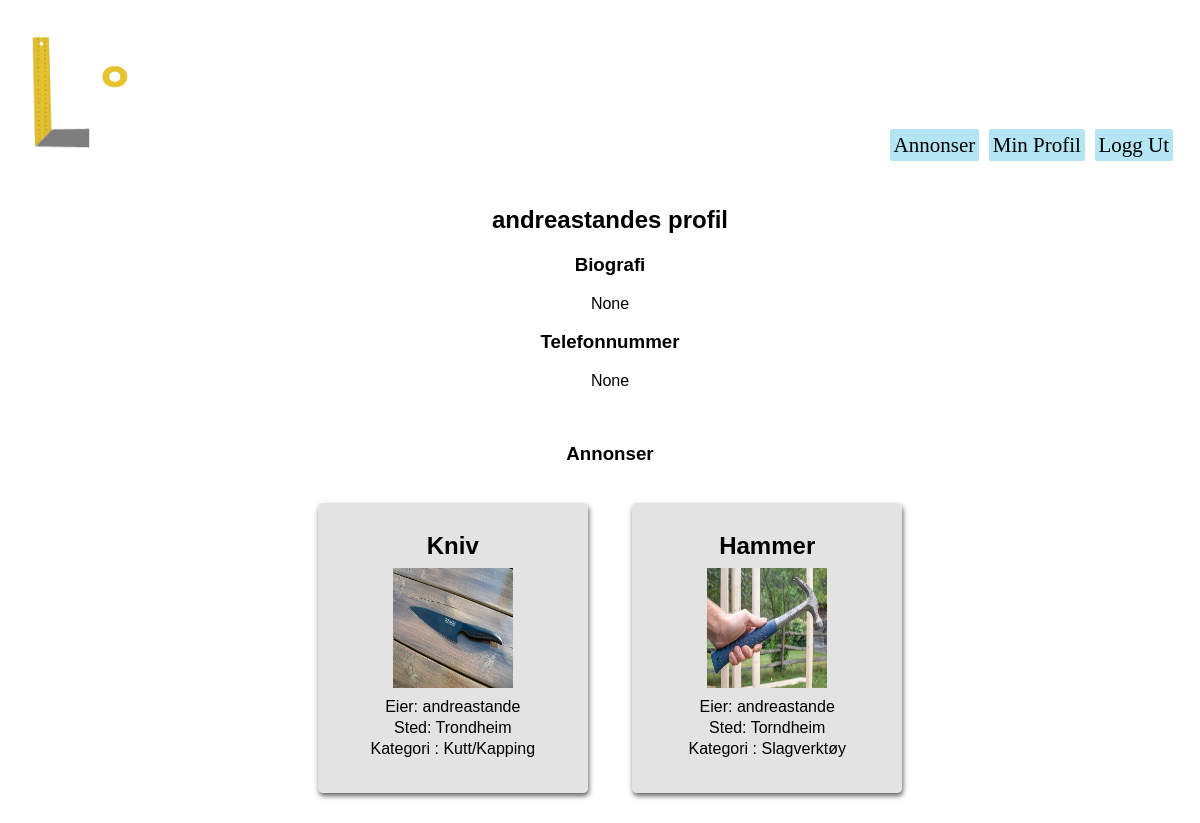
Before: /users/profile/andreastande (signed in) with the older database file.
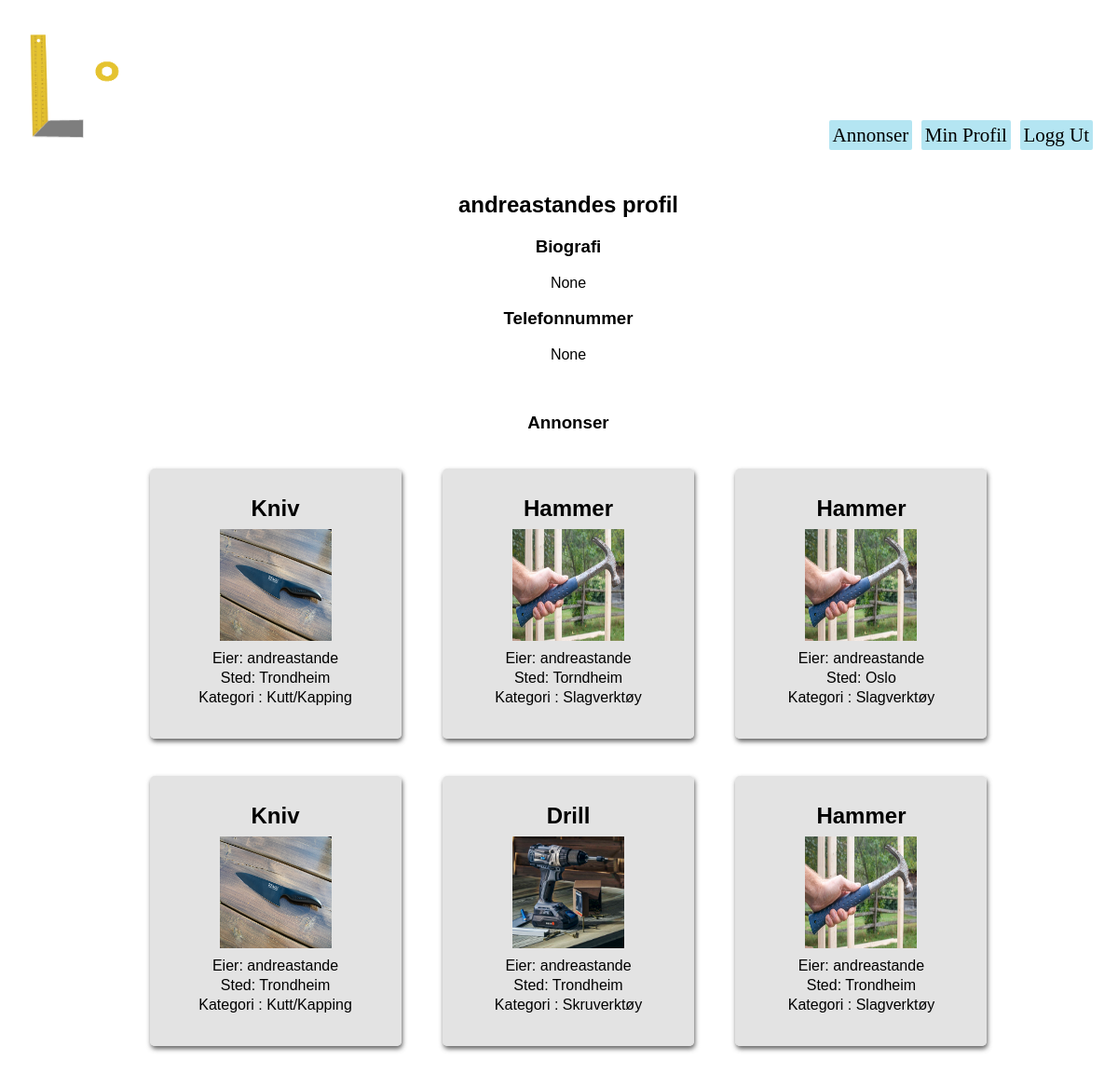
After: the same page with the newer database file.
### users/models.py (models this page shows, shortened)
class Profile(models.Model):
    user = models.OneToOneField(User, on_delete=models.CASCADE)
    bio = models.TextField(verbose_name="Biografi", null=True)
    tlf = models.PositiveIntegerField(verbose_name="Telefonnummer",validators=[MaxValueValidator(9999999999)], null=True)

### homepage/models.py (models this page shows, shortened)
class Listing(models.Model):
    owner = models.ForeignKey(User, verbose_name = 'User', on_delete=models.CASCADE, null=True) #user burde kanskje endres til settings.AUTH_USER_MODEL. må i så fall django.conf import settings
    title = models.CharField(max_length=50, verbose_name="Tittel")
    image = models.ImageField(upload_to='images/', null=True)
    loaned = models.BooleanField(default=False, verbose_name="Utlånt?")
    price = models.PositiveSmallIntegerField(verbose_name='Pris', default=0)
    location = models.CharField(max_length=100, verbose_name="Sted") #burde kanskje være annet enn CharField. Gjør det vanskelig å sortere etter denne attributten
    description = models.TextField(verbose_name="Beskrivelse")
    wantToLoan = models.BooleanField(default=False, verbose_name="Ønskes lånt?")
    SW = 1
    PT = 2
    WD = 3
    CT = 4
    SV = 5
    BO = 6
    OT = 7
    CATEGORY_CHOICES = (
        (SW, 'Saging'),
        (PT, 'Maling'),
        (WD, 'Sveising'),
        (CT, 'Kutt/Kapping'),
        (SV, 'Skruverktøy'),
        (BO, 'Slagverktøy'),
        (OT, 'Annet'),
    )
    category = models.PositiveSmallIntegerField(
        choices = CATEGORY_CHOICES,
        default = OT,
        verbose_name="Kategori",
    )

### users/views.py (the view)
# urls.py: path('profile', views.my_profile, name='my_profile'),
@login_required
def profile(request, userstring):
    requested_user = User.objects.get(username = userstring)
    user_listings = requested_user.listing_set.all()
    user_profile = requested_user.profile
    context = {'user': requested_user, 'listings': user_listings, 'profile': user_profile}
    return render(request, 'users/profile.html', context)

### users/templates/users/profile.html (shortened to what this page needs)
{% extends "users/base.html" %}
{% block content %}
    <div>
        <h2>{{user.username}}s profil</h2>
        <div>
            <h3>Biografi</h3>
            <p>
                {{profile.bio}}
            </p>
            <h3>Telefonnummer</h3>
            <p>
                {{profile.tlf}}
            </p>
            </div>
        <br>
        <div>
            <h3>Annonser</h3>
            {% for listing in listings %}
            <div class="listingDIV">
                <a href="{% url 'homepage:listing' listing_id=listing.id %}" class="listingLink">invisible link!</a>
                <div class="listingContent">
                    <h2>{{listing.title}}</h2>
                    <div class="listingImg">
                        <img src="{{listing.image.url}} " width="120px" height="120px" />
                    </div>
                    <p>Eier: {{listing.owner}}</p>
                    <p>Sted: {{listing.location}}</p>
                    <p>Kategori : {{listing.get_category_display}}</p>
                    <br>
                </div>
            </div>
            {% endfor %}
        </div>
    </div>
{% endblock content %}

### users/templates/users/base.html (shortened to what this page needs)
{% load static %}
<!DOCTYPE html>
<html lang="nb">
  <head>
    <link rel="stylesheet" href="{% static 'stylish.css'%}?{% now "U" %}">
  </head>
  <header> <div class="topbar">
    <div class="topbarBoxImg">
      <a href="{% url 'homepage:listing_overview' 'utlån' %}" class="Logo">
        <img src="{% static 'img/logo.png' %}" alt="En nydelig logo" class="logoIMG">
      </a>
    </div>
    <div class="topbarBox">
        <a href="{% url 'homepage:listing_overview' 'utlån' %}" class="knapp">Annonser</a>
        {% if user.is_authenticated %}
        <a href="{% url 'users:my_profile' %}" class="knapp">Min Profil</a>
        <a href="{% url 'logout' %}" class="knapp">Logg Ut</a>
        {% else %}
        <a href="{% url 'login' %}" class="knapp">Logg inn</a>
        <a href="{% url 'users:signup' %}" class="knapp">Registrer deg</a>
        {% endif %}
    </div>
    <link rel="stylesheet" href="https://use.fontawesome.com/releases/v5.8.2/css/all.css">
  </header>
  <body class="bg">
    <div class="contentBG">
      <div class="contentbox">
        {% block content %}
        {% endblock %}
      </div>
    </div>
  </body>
</html>

### users/static/stylish.css (style rules this page uses)
.bg { margin: 0px; background-image: url("../static/img/standinBG2_r.jpg"); background-size: cover; height: 100%; min-height: 100vh; font-family: 'Courier New', Courier, monospace; }
.contentBG { background-color: rgb(255, 255, 255); margin: 0px; margin-top: 10px; width: 100%; padding: 0px; min-height: 80vh; height: auto; }
.contentbox { margin: auto; width: 100%; padding: 10px; text-align: center; font-family: Arial }
.topbar { margin: auto; padding: 1vh; text-align: center; }
.topbar .logoIMG { height: 15vh; }
.topbarBox { width: 48%; margin-top: 3vh; display: inline-block; text-align: right; }
.topbarBoxImg { width: 48%; margin-top: 3vh; display: inline-block; text-align: left; }
button, .knapp, .knappStor { background-color: rgb(180, 229, 242); padding: 4px; text-decoration: none; box-shadow: 2px; font-family: "Times New Roman", Times, serif; color: black; border: none; border-radius: 2px; font-size: 21px; }
.listingDIV { background-color: rgba(218, 218, 218, 0.737); box-shadow: 1px 3px 5px rgba(63, 63, 63, 0.813); padding: 20px; margin: 20px; border-radius: 5px; display: inline-block; width: 230px; height: 250px; line-height: 5px; text-align: left; }
.listingLink { color: transparent; position: absolute; width: inherit; height: inherit; line-height: normal; }
.listingImg { display: inline-block; height: 120px; width: 120px; }
.listingContent { text-align: center; }

Changed rows visible on the page:
added Listing: title "Hammer", image (picture), owner "andreastande", location "Oslo", category "Slagverktøy"
added Listing: title "Kniv", image (picture), owner "andreastande", location "Trondheim", category "Kutt/Kapping"
added Listing: title "Drill", image (picture), owner "andreastande", location "Trondheim", category "Skruverktøy"
added Listing: title "Hammer", image (picture), owner "andreastande", location "Trondheim", category "Slagverktøy"
